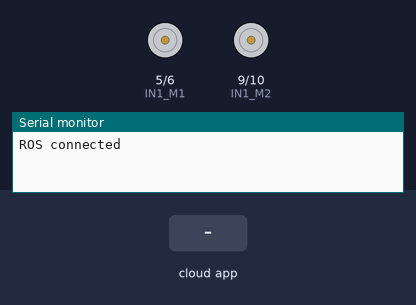
Bench run of a sketch on a simulated Arduino Uno, built with avr-gcc and run on an emulated ATmega328P. Shown: motor-driver pin pairs drawn as motors (green arrow = first pin HIGH = forward, orange = second pin HIGH = backward, longer = more drive), the last lines printed to the serial monitor. The test bench sets the inputs (shaded band). The ROS host is connected and sends only what is stated.

Above: at 1.2 s.
1.3 s: the phone or cloud app sets linear.x to -100
At 1.6 s:
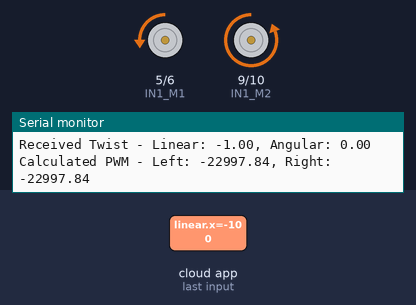
2.8 s: the phone or cloud app sets angular.z to -100
At 4.0 s:
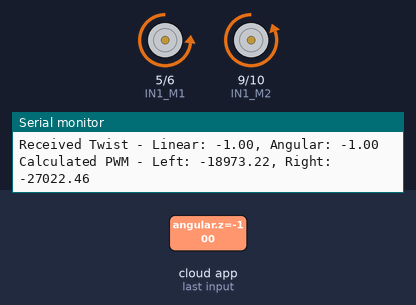
4.3 s: the phone or cloud app sets linear.x to 0
At 5.0 s:
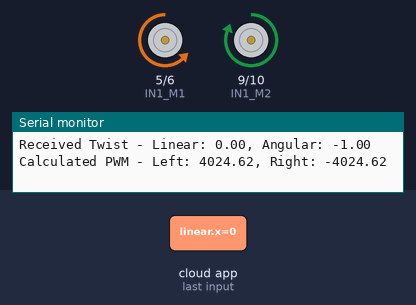
5.8 s: the phone or cloud app sets angular.z to 100
At 7.0 s:
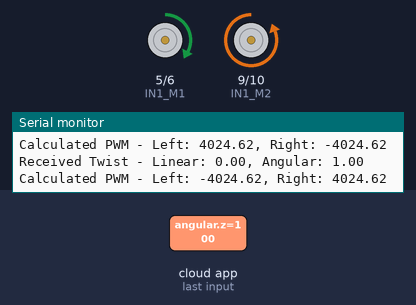
7.3 s: the phone or cloud app sets linear.x to 100
At 8.4 s:
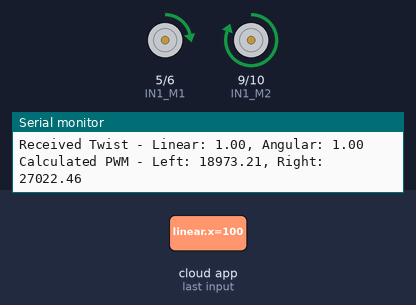
8.8 s: the phone or cloud app sets angular.z to 0
At 9.6 s:
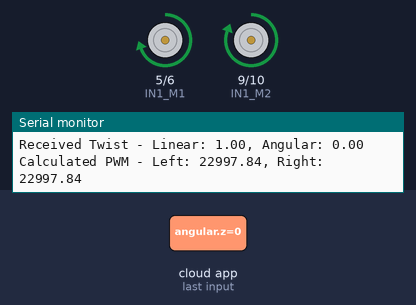
Timing chart, 0 to 11.3 s (numbered marks = the images above; inputs shaded):
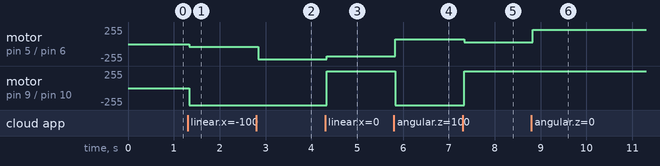

The sketch:

Motor_controller.ino
```cpp
#include <ros.h>
#include <geometry_msgs/Twist.h>
#include <std_msgs/String.h>

#define PWM_MIN 20
#define PWM_MAX 255 // Adjust this according to the maximum PWM range supported by your motor driver
#define L 0.35
#define R 0.0504

bool _connected = false;
bool rosConnected();
void onTwist(const geometry_msgs::Twist &msg);
float mapPwm(float x, float in_min, float in_max, float out_min, float out_max);

#define IN1_M1 5   // Arduino pin 4 is connected to L298N IN1 for motor 1.
#define IN2_M1 6   // Arduino pin 5 is connected to L298N IN2 for motor 1.
// #define ENA_M1 9   // Arduino pin 9 is connected to L298N ENA for motor 1 speed control.
#define IN1_M2 9   // Arduino pin 6 is connected to L298N IN1 for motor 2.
#define IN2_M2 10   // Arduino pin 7 is connected to L298N IN2 for motor 2.
// #define ENB_M2 10  // Arduino pin 10 is connected to L298N ENB for motor 2 speed control.

ros::NodeHandle node;
ros::Subscriber<geometry_msgs::Twist> sub("/cmd_vel", &onTwist);
std_msgs::String str_msg;
ros::Publisher chatter("debug", &str_msg);
float l= 0, r= 0;

void setup() {
  Serial.begin(9600);
  node.initNode();
  node.subscribe(sub);
  node.advertise(chatter);
  pinMode(IN1_M1, OUTPUT);
  pinMode(IN2_M1, OUTPUT);
  // pinMode(ENA_M1, OUTPUT);
  pinMode(IN1_M2, OUTPUT);
  pinMode(IN2_M2, OUTPUT);
  // pinMode(ENB_M2, OUTPUT);
}

void onTwist(const geometry_msgs::Twist &msg) {
  if (!_connected) {
    Serial.println("Stopped");
    return;
  }

  // Debugging: Print received twist message
  Serial.print("Received Twist - Linear: ");
  Serial.print(msg.linear.x);
  Serial.print(", Angular: ");
  Serial.println(msg.angular.z);

  float l = (1 / R) * (msg.linear.x - msg.angular.z * L / 2);
  float r = (1 / R) * (msg.linear.x + msg.angular.z * L / 2);
  float lPwm, rPwm;

  // Calculate PWM values with adjusted mapping
  lPwm = mapPwm(l, -0.22, 0.22, -PWM_MAX, PWM_MAX);
  rPwm = mapPwm(r, -0.22, 0.22, -PWM_MAX, PWM_MAX);

  // Debugging: Print calculated PWM values
  Serial.print("Calculated PWM - Left: ");
  Serial.print(lPwm);
  Serial.print(", Right: ");
  Serial.println(rPwm);

  // Apply PWM values to motors
  // if (l>= 0 ) {
  //   analogWrite(IN1_M1,lPwm);
  //   analogWrite(IN2_M1, 0);
  // } else {
  //   analogWrite(IN1_M1, 0);
  //   analogWrite(IN2_M1, lPwm);
  //}
    // if (l>= 0) {
    //     digitalWrite(IN1_M1,HIGH);
    //     digitalWrite(IN2_M1, LOW);
    //   } else {
    //     digitalWrite(IN1_M1, LOW);
    //     digitalWrite(IN2_M1, HIGH);
    //   }

  // if (r >= 0) {
  //   analogWrite(IN1_M2, rPwm);
  //   analogWrite(IN2_M2, 0);
  // } else {
  //   analogWrite(IN1_M2, 0);
  //   analogWrite(IN2_M2, rPwm);

  // }
  if (lPwm>=0 && rPwm>=0){
    analogWrite(IN1_M1, lPwm);
    analogWrite(IN2_M1, 0);
    analogWrite(IN1_M2, rPwm);
    analogWrite(IN2_M2, 0);
  }
  else if (lPwm<=0 && rPwm<=0){
    analogWrite(IN1_M1, 0);
    analogWrite(IN2_M1, lPwm);
    analogWrite(IN1_M2, 0);
    analogWrite(IN2_M2, rPwm);
  }
  else if (lPwm>=0 && rPwm<=0){
    analogWrite(IN1_M1, 0);
    analogWrite(IN2_M1, lPwm);
    analogWrite(IN1_M2, rPwm);
    analogWrite(IN2_M2, 0);
  }
  else {
    analogWrite(IN1_M1, lPwm);
    analogWrite(IN2_M1, 0);
    analogWrite(IN1_M2, 0);
    analogWrite(IN2_M2, rPwm);
  }

  // if (R>= 0) {
  //   digitalWrite(IN1_M2,HIGH);
  //   digitalWrite(IN2_M2, LOW);
  // } else {
  //   digitalWrite(IN1_M2, LOW);
  //   digitalWrite(IN2_M2, HIGH);
  // }

 delay(1);
}


void loop() {
  if (!rosConnected()) {
    Serial.println("Stopped");
  }
  node.spinOnce();
}

bool rosConnected() {
  // If value changes, notify via LED and console.
  bool connected = node.connected();
  if (_connected != connected) {
    _connected = connected;
    digitalWrite(LED_BUILTIN, !connected); // false -> on, true -> off
    Serial.println(connected ? "ROS connected" : "ROS disconnected");
  }
  return connected;
}

float mapPwm(float x, float in_min, float in_max, float out_min, float out_max) {
  float scaling_factor = (out_max - out_min) / (in_max - in_min);
  return (x - in_min) * scaling_factor + out_min;
}
```

Measured:
- after the input at 1.3 s, motor on pin 5 (IN1_M1) / pin 6 (IN2_M1): stopped → backward 43/255 at once; motor on pin 9 (IN1_M2) / pin 10 (IN2_M2): stopped → backward 255/255 at once
- after the input at 2.8 s, motor on pin 5 (IN1_M1) / pin 6 (IN2_M1): backward 43/255 → backward 227/255 at once
- after the input at 4.3 s, motor on pin 5 (IN1_M1) / pin 6 (IN2_M1): backward 227/255 → backward 184/255 at once; motor on pin 9 (IN1_M2) / pin 10 (IN2_M2): backward 255/255 → forward 255/255 at once
- after the input at 5.8 s, motor on pin 5 (IN1_M1) / pin 6 (IN2_M1): backward 184/255 → forward 72/255 at once; motor on pin 9 (IN1_M2) / pin 10 (IN2_M2): forward 255/255 → backward 255/255 at once
- after the input at 7.3 s, motor on pin 5 (IN1_M1) / pin 6 (IN2_M1): forward 72/255 → forward 29/255 at once; motor on pin 9 (IN1_M2) / pin 10 (IN2_M2): backward 255/255 → forward 255/255 at once
- after the input at 8.8 s, motor on pin 5 (IN1_M1) / pin 6 (IN2_M1): forward 29/255 → forward 213/255 at once
